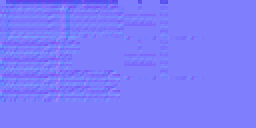
#> input picture source/entity/boat/oak_n.png, 128 x 64 px (shown 2 times larger)
$ python atlas.py
#> lines starting #> are read from the running program, lines starting #| are printed output that depends on the picture
import pathlib
from PIL import Image

texdim = 16

def atlasDim(files):
    atlas_width = 2
    atlas_height = 2

    occupied = 0
    for file in files:
        size = Image.open(file).size
#> size = (128, 64)
        occupied += size[0] * size[1]
#> occupied = 8192

    while atlas_width * atlas_height < occupied:
        if atlas_width < atlas_height: atlas_width *= 2
        else: atlas_height *= 2
#> this loop made 12 passes
#> atlas_height on passes 1, 3, 5, 7, 9, 11: 4, 8, 16, 32, 64, 128
#> after the loop, atlas_height = 128; atlas_width = 128

    return atlas_width, atlas_height

source_path = pathlib.Path("source")

normal_files = list(source_path.glob("**/*_n.png"))

atlas_width, atlas_height = atlasDim(normal_files)
#> atlas_width = 128; atlas_height = 128

print("Atlas size:", atlas_width, atlas_height)
#| Atlas size: 128 128

normal_atlas = Image.new("RGBA", (atlas_width, atlas_height), color=(0, 0, 0, 0))
#> normal_atlas: PIL image 128x128 RGBA; every value is 0
albedo_atlas = Image.new("RGBA", (atlas_width, atlas_height), color=(0, 0, 0, 0))

cx = 0
cy = 0
for normal_path in normal_files:
    texture_file = normal_path.stem.removesuffix("_n")
#> texture_file = 'oak'
    albedo_path = normal_path.parent.joinpath(texture_file + ".png")
    print(albedo_path)
#| source/entity/boat/oak.png
    if not albedo_path.exists():
        continue

    texture = Image.open(normal_path)
#> texture is the input picture: PIL image 128x64 RGB; mean R, G, B 125, 124.7, 253.5

    albedo_texture = Image.open(albedo_path)
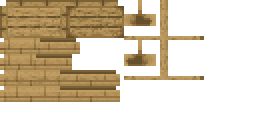
#> input picture source/entity/boat/oak.png, 128 x 64 px (shown 2 times larger)
#> albedo_texture is the input picture: PIL image 128x64 RGBA; mean R, G, B, A 98.9, 86.3, 65.7, 100.4

    uv_texture = Image.new("RGBA", (texture.size[0], texture.size[1]), color=(0, 0, 0, 0))
#> uv_texture: PIL image 128x64 RGBA; every value is 0
    hasalpha = albedo_texture.mode == "RGBA"
#> hasalpha = True

    nxT = int(texture.size[0] / texdim)
#> nxT = 8
    nyT = int(texture.size[1] / texdim)
#> nyT = 4
    for nx in range(0, nxT):
        for ny in range(0, nyT):
            normal_atlas.paste(texture.crop((nx * texdim, ny * texdim, (nx + 1) * texdim, (ny + 1) * texdim)), (cx, cy))
            albedo_atlas.paste(albedo_texture.crop((nx * texdim, ny * texdim, (nx + 1) * texdim, (ny + 1) * texdim)), (cx, cy))

            for x in range(0, texdim):
                for y in range(0, texdim):
                    if hasalpha == True:
                        a = albedo_texture.getpixel((nx * texdim + x, ny * texdim + y))[3]
                        if (a < 10):
                            continue
                    uv_texture.putpixel((nx * texdim + x, ny * texdim + y), (int(cx / texdim), int(cy / texdim), (int(y) << 4) | int(x), 250))

            cx += texdim
            if cx >= atlas_width:
                cx = 0
                cy += texdim
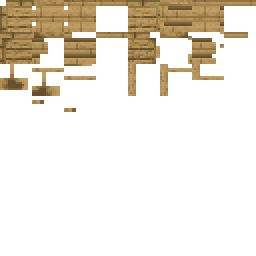
#> albedo_atlas: PIL image 128x128 RGBA (shown 2 times larger); mean R, G, B, A 49.4, 43.2, 32.9, 50.2; transparent parts drawn white
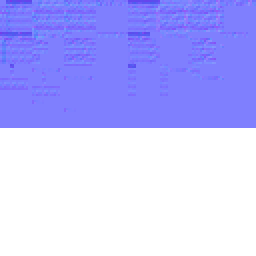
#> normal_atlas: PIL image 128x128 RGBA (shown 2 times larger); mean R, G, B, A 62.5, 62.4, 126.8, 127.5; transparent parts drawn white
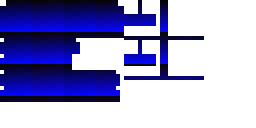
#> uv_texture: PIL image 128x64 RGBA (shown 2 times larger); mean R, G, B, A 1.1, 0.3, 47.5, 98.4; transparent parts drawn white
#> after the loop, cx = 0; cy = 64

    uv_texture.save(pathlib.Path("assets/minecraft/textures/").joinpath(albedo_path.relative_to(source_path)), format="PNG")

normal_atlas.save("assets/minecraft/textures/effect/normal.png", format="PNG")
albedo_atlas.save("assets/minecraft/textures/effect/albedo.png", format="PNG")
albedo_atlas.save("assets/minecraft/textures/block/custom_atlas.png", format="PNG")
